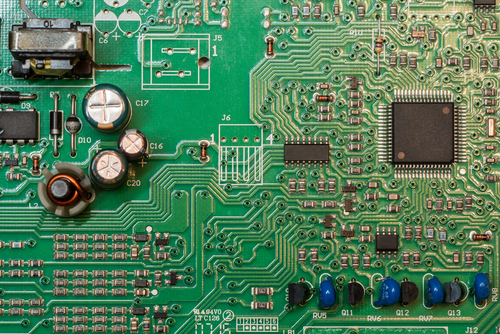
#> input picture Original.jpg, 500 x 334 px, found by its file name; the run also reads 1 picture not shown here
$ jupyter execute python_opencv_ssim_trial.ipynb   (older library calls are emulated)
#> lines starting #> are read from the running program, lines starting #| are printed output that depends on the picture; after the words box and inside, x2 and y2 are one past the last pixel; in counts of white or black regions, pixels touching at a corner belong together; long printed decimals are rounded
[cell 1]
import cv2
import numpy as np
from skimage.measure import compare_ssim
#import argparse
import imutils
import cv2

[cell 2]
#load the image
imageA = cv2.imread("original.jpg")
#> imageA is the input picture: shape (334, 500, 3); mean B, G, R 89.9, 125.3, 79.2
imageB = cv2.imread("edited.jpg")

[cell 3]
# convert the images to grayscale
grayA = cv2.cvtColor(imageA, cv2.COLOR_BGR2GRAY)
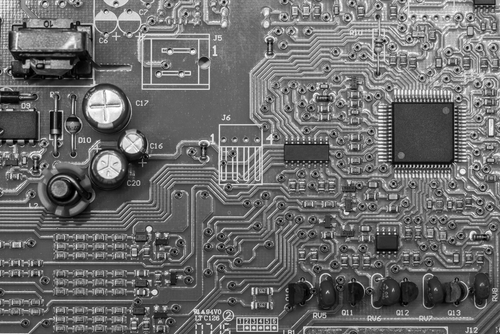
#> grayA: shape (334, 500); min 0, max 255, mean 107.5
grayB = cv2.cvtColor(imageB, cv2.COLOR_BGR2GRAY)

[cell 4]
# compute the Structural Similarity Index (SSIM) between the two
# images, ensuring that the difference image is returned
(score, diff) = compare_ssim(grayA, grayB, full=True)
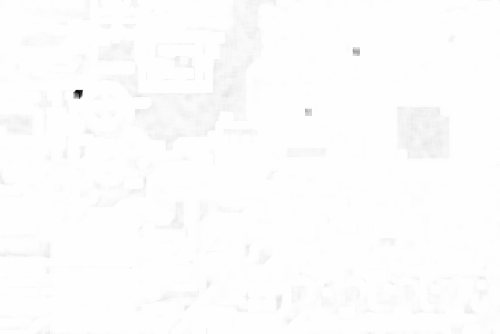
#> diff: shape (334, 500) float64; min 0.0231, max 1, mean 0.993
#> score = 0.993
diff = (diff * 255).astype("uint8")
print("SSIM: {}".format(score))
#| SSIM: 0.9931

[cell 5]
# threshold the difference image, followed by finding contours to
# obtain the regions of the two input images that differ
thresh = cv2.threshold(diff, 0, 255,
    cv2.THRESH_BINARY_INV | cv2.THRESH_OTSU)[1]
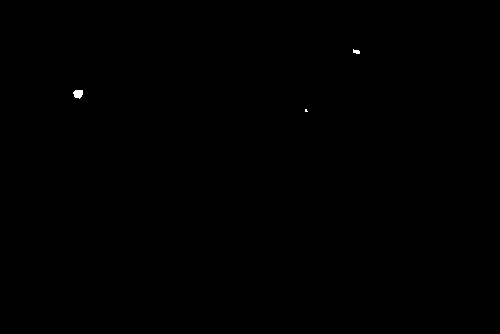
#> thresh: shape (334, 500); 0.06% white; 3 white regions (1 under 20 px)
cnts = cv2.findContours(thresh.copy(), cv2.RETR_EXTERNAL,
    cv2.CHAIN_APPROX_SIMPLE)
#> cnts = 3 contours, 2 with area under 20; largest, box (x1, y1, x2, y2) and area: (73, 90, 83, 99) 55
cnts = imutils.grab_contours(cnts)

[cell 6]
# loop over the contours
for c in cnts:
    # compute the bounding box of the contour and then draw the
    # bounding box on both input images to represent where the two
    # images differ
    (x, y, w, h) = cv2.boundingRect(c)
    cv2.rectangle(imageA, (x, y), (x + w, y + h), (0, 0, 255), 2)
    cv2.rectangle(imageB, (x, y), (x + w, y + h), (0, 0, 255), 2)
#> this loop made 3 passes
#> (x, y, w, h) on passes 1 to 3: (305, 109, 3, 3), (73, 90, 10, 9), (353, 49, 7, 5)
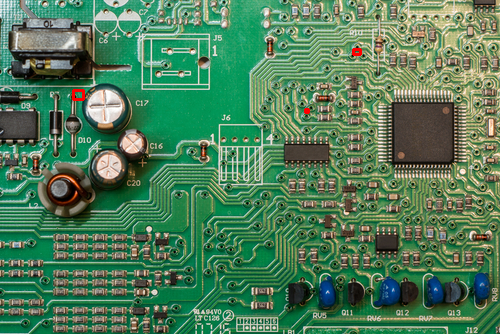
#> imageA: shape (334, 500, 3); 0.13% of pixels changed, all inside (x1, y1, x2, y2) = (72, 48, 362, 114)
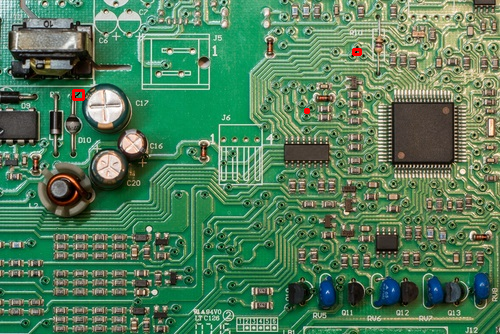
#> imageB: shape (334, 500, 3); mean B, G, R 89.9, 125.2, 79.5

# show the output images
cv2.imshow("Original", imageA)
cv2.imshow("Modified", imageB)
cv2.imshow("Diff", diff)
cv2.imshow("Thresh", thresh)
cv2.waitKey(0)
cv2.destroyAllWindows()
